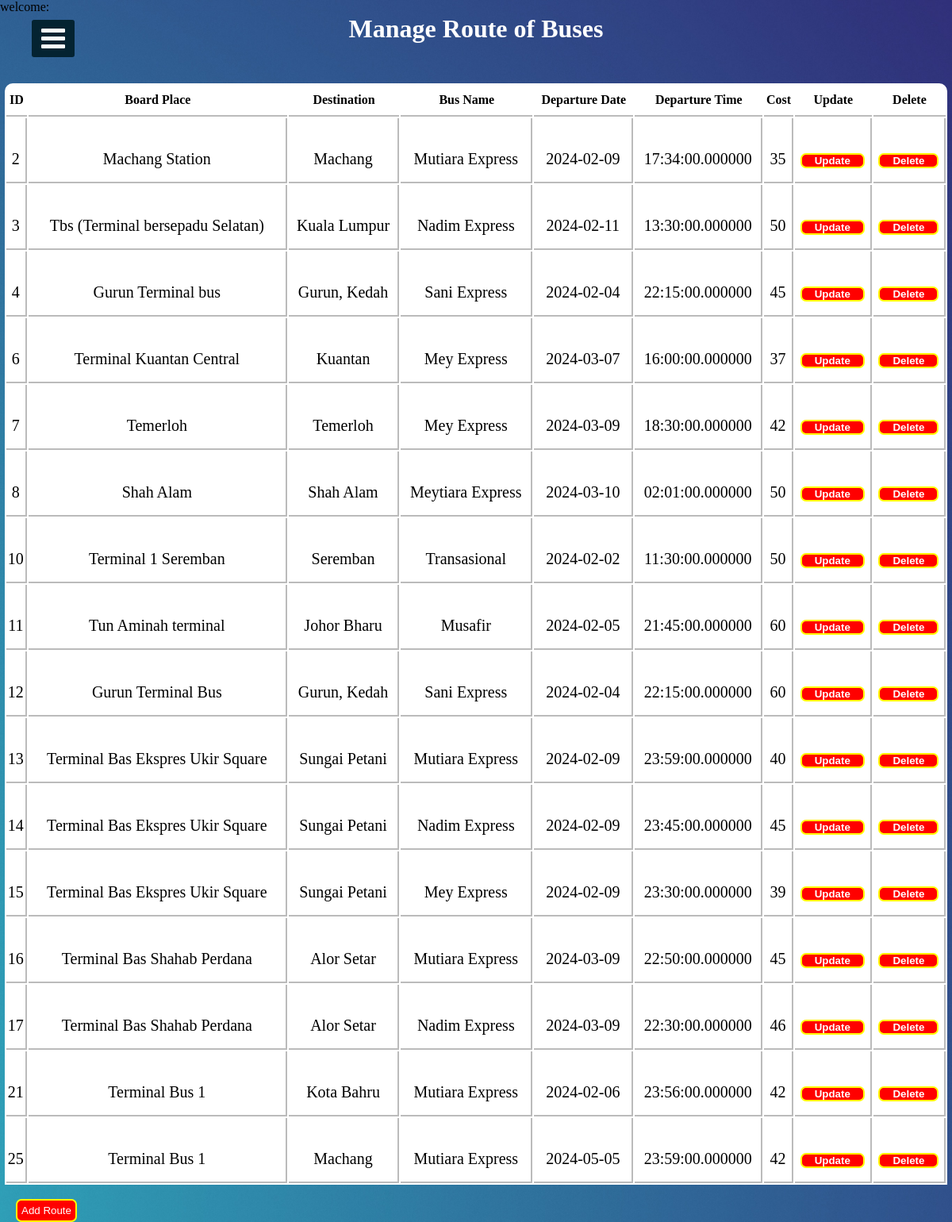
Page /adminDash.php on the committed database.
### tables this page shows
CREATE TABLE `route` (
  `id` int(11) NOT NULL,
  `via_city` varchar(255) NOT NULL,
  `destination` varchar(255) NOT NULL,
  `bus_name` varchar(255) NOT NULL,
  `departure_date` date NOT NULL,
  `departure_time` time(6) NOT NULL,
  `cost` varchar(255) NOT NULL
);

### adminDash.php (the view, shortened to what this page needs)
<?php include("connection.php")?>
<!DOCTYPE html>
<html>
<head>
  <link rel="stylesheet" href="https://cdnjs.cloudflare.com/ajax/libs/font-awesome/4.7.0/css/font-awesome.min.css">
<link rel="stylesheet" href="cssfile/sidebar.css">
</head>
<body>
   <?php echo "welcome:".  $_SESSION['username']; ?>
</body>
</html>
<!DOCTYPE html>
<html>
<head>
</head>
<body>
  <label for="check">
<i class="fa fa-bars" id="btn"></i>
  </label>
<div class="sidebar2">
		<h1 class="adminTopic">Manage Route of Buses</h1>
<?php
    $sqlget="SELECT * FROM route";
    $sqldata=mysqli_query($conn,$sqlget) or die('error getting');
    echo "<table>";
    echo "<tr>
      <th>ID</th>
    <th>Board Place</th>
    <th>Destination</th>
    <th>Bus Name</th>
    <th>Departure Date</th>
    <th>Departure Time</th>
    <th>Cost</th>
    <th>Update</th>
    <th>Delete</th>
       </tr>";
       while ($row=mysqli_fetch_array($sqldata,MYSQLI_ASSOC))
       {
        echo "<tr><td>";
        echo $row['id'];
        echo "</td><td>";
        echo $row['via_city'];
        echo "</td><td>";
        echo $row['destination'];
        echo "</td><td>";
        echo $row['bus_name'];
        echo "</td><td>";
         echo $row['departure_date'];
        echo "</td><td>";
         echo $row['departure_time'];
        echo "</td><td>";
         echo $row['cost'];
        echo "</td>";
        ?>
        <td>
        <button style="border:2px solid yellow; border-radius:7px; background-color:red;color:white;">
          <a href="updateRoute.php?id=<?php echo $row['id'];?>">
          Update
          </a>
        </button>
        </td><td>
        <button style = "border:2px solid yellow; border-radius:7px; background-color:red;color:white;" >
          <a href="deleteRoute.php?id=<?php echo $row['id'];?>">
            Delete
        </a>
       </button>
        </td></tr>
<?php
       }
       echo "</table>";
?>
<br>
                       <a href="Addroute.php">     <button class="btnPolicy">Add Route</button></a>
</div>
</body>
</html>

### cssfile/sidebar.css (style rules this page uses)
* { margin: 0; padding: 0; list-style: none; text-decoration: none; }
label #btn, label #cancle { position: absolute; cursor: pointer; background: #042331; color: #fff; border-radius: 3px; }
label #btn { left: 40px; top: 25px; font-size: 35px; color: #fff; padding: 6px 12px; transition: all 0.5s; }

### adminDash.php (style rules this page uses)
body { background-image: url("image/20.jpg"); background-position: center; background-size: cover; height: 700px; background-repeat: no-repeat; background-attachment: fixed; }
.adminTopic { text-align: center; color: #fff; }
table { width:99%; border-collapse: separate !important; margin:auto; text-align:center; margin-top:50px; background-color: rgb(255, 255, 255); border-radius: 10px 10px 0px 0px; }
table th { border-bottom:2px solid rgb(187, 187, 187); padding:10px 0px 10px 0px; font-family: "balsamiq_sansitalic" !important; }
table tr td { border-right: 2px solid rgb(187, 187, 187); height: 58px; padding: 22px 0px 0px 0px; font-family: "monospace;" !important; border-bottom: 2px solid rgb(187, 187, 187); font-size: 20px; }
table tr td a { color: white; border-radius: 5px; padding: 6px; text-decoration: none; margin: 10px; font-weight: 700; }
button { padding: 5px 5px 5px 5x; }
.btnPolicy { padding: 5px 5px 5px 5px; border: 2px solid yellow; border-radius: 7px; background-color: red; color: white; margin-left: 20px; }

### rows in the picture
route: id "2", via_city "Machang Station", destination "Machang", bus_name "Mutiara Express", departure_date "2024-02-09", departure_time "17:34:00.000000", cost "35"
route: id "3", via_city "Tbs (Terminal bersepadu Selatan)", destination "Kuala Lumpur", bus_name "Nadim Express", departure_date "2024-02-11", departure_time "13:30:00.000000", cost "50"
route: id "4", via_city "Gurun Terminal bus", destination "Gurun, Kedah", bus_name "Sani Express", departure_date "2024-02-04", departure_time "22:15:00.000000", cost "45"
route: id "6", via_city "Terminal Kuantan Central", destination "Kuantan", bus_name "Mey Express", departure_date "2024-03-07", departure_time "16:00:00.000000", cost "37"
route: id "7", via_city "Temerloh", destination "Temerloh", bus_name "Mey Express", departure_date "2024-03-09", departure_time "18:30:00.000000", cost "42"
route: id "8", via_city "Shah Alam", destination "Shah Alam", bus_name "Meytiara Express", departure_date "2024-03-10", departure_time "02:01:00.000000", cost "50"
route: id "10", via_city "Terminal 1 Seremban", destination "Seremban", bus_name "Transasional", departure_date "2024-02-02", departure_time "11:30:00.000000", cost "50"
route: id "11", via_city "Tun Aminah terminal", destination "Johor Bharu", bus_name "Musafir", departure_date "2024-02-05", departure_time "21:45:00.000000", cost "60"
route: id "12", via_city "Gurun Terminal Bus", destination "Gurun, Kedah", bus_name "Sani Express", departure_date "2024-02-04", departure_time "22:15:00.000000", cost "60"
route: id "13", via_city "Terminal Bas Ekspres Ukir Square", destination "Sungai Petani", bus_name "Mutiara Express", departure_date "2024-02-09", departure_time "23:59:00.000000", cost "40"
route: id "14", via_city "Terminal Bas Ekspres Ukir Square", destination "Sungai Petani", bus_name "Nadim Express", departure_date "2024-02-09", departure_time "23:45:00.000000", cost "45"
route: id "15", via_city "Terminal Bas Ekspres Ukir Square", destination "Sungai Petani", bus_name "Mey Express", departure_date "2024-02-09", departure_time "23:30:00.000000", cost "39"
route: id "16", via_city "Terminal Bas Shahab Perdana", destination "Alor Setar", bus_name "Mutiara Express", departure_date "2024-03-09", departure_time "22:50:00.000000", cost "45"
route: id "17", via_city "Terminal Bas Shahab Perdana", destination "Alor Setar", bus_name "Nadim Express", departure_date "2024-03-09", departure_time "22:30:00.000000", cost "46"
route: id "21", via_city "Terminal Bus 1", destination "Kota Bahru", bus_name "Mutiara Express", departure_date "2024-02-06", departure_time "23:56:00.000000", cost "42"
route: id "25", via_city "Terminal Bus 1", destination "Machang", bus_name "Mutiara Express", departure_date "2024-05-05", departure_time "23:59:00.000000", cost "42"
